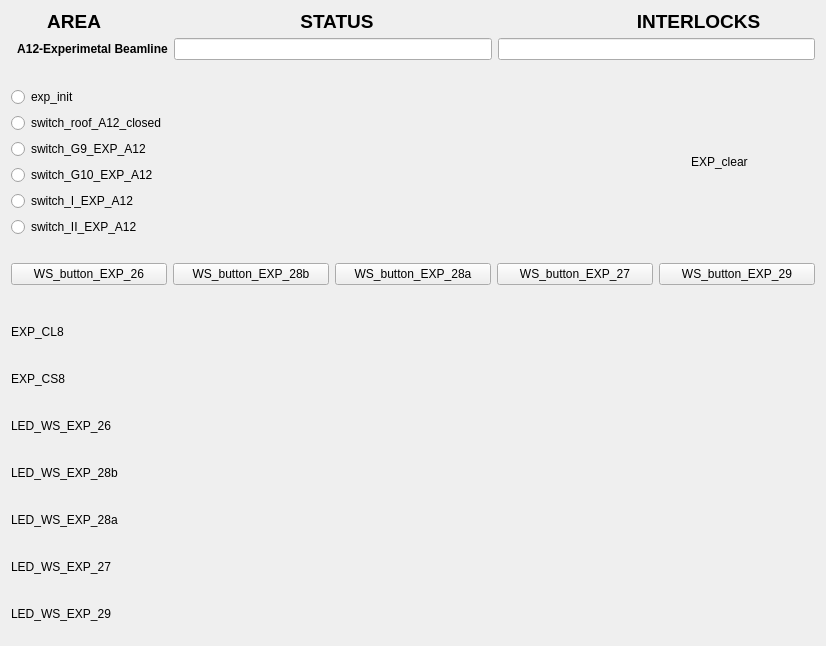
<?xml version="1.0" encoding="UTF-8"?>
<ui version="4.0">
 <class>Form</class>
 <widget class="QWidget" name="Form">
  <property name="geometry">
   <rect>
    <x>0</x>
    <y>0</y>
    <width>826</width>
    <height>646</height>
   </rect>
  </property>
  <property name="windowTitle">
   <string>Form</string>
  </property>
  <layout class="QVBoxLayout" name="verticalLayout_3">
   <item>
    <layout class="QVBoxLayout" name="verticalLayout">
     <item>
      <widget class="QLabel" name="label_4">
       <property name="maximumSize">
        <size>
         <width>16777215</width>
         <height>21</height>
        </size>
       </property>
       <property name="font">
        <font>
         <pointsize>14</pointsize>
         <weight>75</weight>
         <bold>true</bold>
        </font>
       </property>
       <property name="text">
        <string>       AREA                                      STATUS                                                  INTERLOCKS </string>
       </property>
      </widget>
     </item>
     <item>
      <layout class="QFormLayout" name="formLayout_2">
       <property name="fieldGrowthPolicy">
        <enum>QFormLayout::AllNonFixedFieldsGrow</enum>
       </property>
       <item row="0" column="0">
        <widget class="QLabel" name="label">
         <property name="font">
          <font>
           <weight>75</weight>
           <bold>true</bold>
          </font>
         </property>
         <property name="text">
          <string>  A12-Experimetal Beamline</string>
         </property>
        </widget>
       </item>
       <item row="0" column="1">
        <layout class="QHBoxLayout" name="horizontalLayout_3">
         <item>
          <widget class="QELineEdit" name="qelineedit_6">
           <property name="alignment">
            <set>Qt::AlignCenter</set>
           </property>
           <property name="variable" stdset="0">
            <string>VCS:EXP-CLR-STATS</string>
           </property>
          </widget>
         </item>
         <item>
          <widget class="QELineEdit" name="qelineedit_7">
           <property name="alignment">
            <set>Qt::AlignCenter</set>
           </property>
           <property name="variable" stdset="0">
            <string>VCS:EXP-INTLCK-STATS</string>
           </property>
          </widget>
         </item>
        </layout>
       </item>
      </layout>
     </item>
    </layout>
   </item>
   <item>
    <spacer name="verticalSpacer_3">
     <property name="orientation">
      <enum>Qt::Vertical</enum>
     </property>
     <property name="sizeHint" stdset="0">
      <size>
       <width>20</width>
       <height>40</height>
      </size>
     </property>
    </spacer>
   </item>
   <item>
    <layout class="QHBoxLayout" name="horizontalLayout_9">
     <item>
      <layout class="QVBoxLayout" name="verticalLayout_2">
       <item>
        <widget class="QERadioButton" name="qeradiobutton_6">
         <property name="text">
          <string>exp_init</string>
         </property>
         <property name="autoExclusive">
          <bool>false</bool>
         </property>
         <property name="variable" stdset="0">
          <string>VCS:EXP-INIT</string>
         </property>
         <property name="format" stdset="0">
          <enum>QERadioButton::LocalEnumeration</enum>
         </property>
         <property name="pressText">
          <string>0</string>
         </property>
         <property name="releaseText">
          <string>1</string>
         </property>
        </widget>
       </item>
       <item>
        <widget class="QERadioButton" name="qeradiobutton">
         <property name="text">
          <string>switch_roof_A12_closed</string>
         </property>
         <property name="autoExclusive">
          <bool>false</bool>
         </property>
         <property name="variable" stdset="0">
          <string>VCS:SW-RF-A12-CLSD</string>
         </property>
         <property name="format" stdset="0">
          <enum>QERadioButton::LocalEnumeration</enum>
         </property>
         <property name="pressText">
          <string>0</string>
         </property>
         <property name="releaseText">
          <string>1</string>
         </property>
        </widget>
       </item>
       <item>
        <widget class="QERadioButton" name="qeradiobutton_4">
         <property name="text">
          <string>switch_G9_EXP_A12</string>
         </property>
         <property name="autoExclusive">
          <bool>false</bool>
         </property>
         <property name="variable" stdset="0">
          <string>VCS:SW-G9-EXP-A12</string>
         </property>
         <property name="format" stdset="0">
          <enum>QERadioButton::Integer</enum>
         </property>
         <property name="pressText">
          <string>0</string>
         </property>
         <property name="releaseText">
          <string>1</string>
         </property>
        </widget>
       </item>
       <item>
        <widget class="QERadioButton" name="qeradiobutton_5">
         <property name="text">
          <string>switch_G10_EXP_A12</string>
         </property>
         <property name="autoExclusive">
          <bool>false</bool>
         </property>
         <property name="variable" stdset="0">
          <string>VCS:SW-G10-EXP-A12</string>
         </property>
         <property name="format" stdset="0">
          <enum>QERadioButton::Integer</enum>
         </property>
         <property name="pressText">
          <string>0</string>
         </property>
         <property name="releaseText">
          <string>1</string>
         </property>
        </widget>
       </item>
       <item>
        <widget class="QERadioButton" name="qeradiobutton_3">
         <property name="text">
          <string>switch_I_EXP_A12</string>
         </property>
         <property name="autoExclusive">
          <bool>false</bool>
         </property>
         <property name="variable" stdset="0">
          <string>VCS:SW-I-EXP-A12</string>
         </property>
         <property name="format" stdset="0">
          <enum>QERadioButton::Integer</enum>
         </property>
         <property name="pressText">
          <string>0</string>
         </property>
         <property name="releaseText">
          <string>1</string>
         </property>
        </widget>
       </item>
       <item>
        <widget class="QERadioButton" name="qeradiobutton_2">
         <property name="text">
          <string>switch_II_EXP_A12</string>
         </property>
         <property name="autoExclusive">
          <bool>false</bool>
         </property>
         <property name="variable" stdset="0">
          <string>VCS:SW-II-EXP-A12</string>
         </property>
         <property name="format" stdset="0">
          <enum>QERadioButton::Integer</enum>
         </property>
         <property name="pressText">
          <string>0</string>
         </property>
         <property name="releaseText">
          <string>1</string>
         </property>
        </widget>
       </item>
      </layout>
     </item>
     <item>
      <spacer name="horizontalSpacer">
       <property name="orientation">
        <enum>Qt::Horizontal</enum>
       </property>
       <property name="sizeHint" stdset="0">
        <size>
         <width>40</width>
         <height>20</height>
        </size>
       </property>
      </spacer>
     </item>
     <item>
      <layout class="QHBoxLayout" name="horizontalLayout_8">
       <item>
        <widget class="QLabel" name="label_9">
         <property name="maximumSize">
          <size>
           <width>16777215</width>
           <height>20</height>
          </size>
         </property>
         <property name="text">
          <string>EXP_clear</string>
         </property>
        </widget>
       </item>
       <item>
        <widget class="QEBitStatus" name="qebitstatus_3">
         <property name="minimumSize">
          <size>
           <width>61</width>
           <height>41</height>
          </size>
         </property>
         <property name="maximumSize">
          <size>
           <width>61</width>
           <height>41</height>
          </size>
         </property>
         <property name="numberOfBits">
          <number>1</number>
         </property>
         <property name="shape">
          <enum>QBitStatus::Circle</enum>
         </property>
         <property name="offColour">
          <color>
           <red>0</red>
           <green>77</green>
           <blue>0</blue>
          </color>
         </property>
         <property name="variable" stdset="0">
          <string>VCS:EXP-CLR</string>
         </property>
        </widget>
       </item>
      </layout>
     </item>
    </layout>
   </item>
   <item>
    <spacer name="verticalSpacer">
     <property name="orientation">
      <enum>Qt::Vertical</enum>
     </property>
     <property name="sizeHint" stdset="0">
      <size>
       <width>20</width>
       <height>40</height>
      </size>
     </property>
    </spacer>
   </item>
   <item>
    <layout class="QHBoxLayout" name="horizontalLayout_10">
     <item>
      <widget class="QEPushButton" name="qepushbutton">
       <property name="text">
        <string>WS_button_EXP_26</string>
       </property>
       <property name="variable" stdset="0">
        <string>VCS:WS-BUT-EXP-26</string>
       </property>
       <property name="writeOnPress">
        <bool>true</bool>
       </property>
       <property name="writeOnRelease">
        <bool>true</bool>
       </property>
       <property name="writeOnClick">
        <bool>false</bool>
       </property>
       <property name="pressText">
        <string>0</string>
       </property>
       <property name="releaseText">
        <string>1</string>
       </property>
      </widget>
     </item>
     <item>
      <widget class="QEPushButton" name="qepushbutton_3">
       <property name="text">
        <string>WS_button_EXP_28b</string>
       </property>
       <property name="variable" stdset="0">
        <string>VCS:WS-BUT-EXP-28b</string>
       </property>
       <property name="writeOnPress">
        <bool>true</bool>
       </property>
       <property name="writeOnRelease">
        <bool>true</bool>
       </property>
       <property name="writeOnClick">
        <bool>false</bool>
       </property>
       <property name="pressText">
        <string>0</string>
       </property>
       <property name="releaseText">
        <string>1</string>
       </property>
      </widget>
     </item>
     <item>
      <widget class="QEPushButton" name="qepushbutton_4">
       <property name="text">
        <string>WS_button_EXP_28a</string>
       </property>
       <property name="variable" stdset="0">
        <string>VCS:WS-BUT-EXP-28a</string>
       </property>
       <property name="writeOnPress">
        <bool>true</bool>
       </property>
       <property name="writeOnRelease">
        <bool>true</bool>
       </property>
       <property name="writeOnClick">
        <bool>false</bool>
       </property>
       <property name="pressText">
        <string>0</string>
       </property>
       <property name="releaseText">
        <string>1</string>
       </property>
      </widget>
     </item>
     <item>
      <widget class="QEPushButton" name="qepushbutton_5">
       <property name="text">
        <string>WS_button_EXP_27</string>
       </property>
       <property name="variable" stdset="0">
        <string>VCS:WS-BUT-EXP-27</string>
       </property>
       <property name="writeOnPress">
        <bool>true</bool>
       </property>
       <property name="writeOnRelease">
        <bool>true</bool>
       </property>
       <property name="writeOnClick">
        <bool>false</bool>
       </property>
       <property name="pressText">
        <string>0</string>
       </property>
       <property name="releaseText">
        <string>1</string>
       </property>
      </widget>
     </item>
     <item>
      <widget class="QEPushButton" name="qepushbutton_2">
       <property name="text">
        <string>WS_button_EXP_29</string>
       </property>
       <property name="variable" stdset="0">
        <string>VCS:WS-BUT-EXP-29</string>
       </property>
       <property name="writeOnPress">
        <bool>true</bool>
       </property>
       <property name="writeOnRelease">
        <bool>true</bool>
       </property>
       <property name="writeOnClick">
        <bool>false</bool>
       </property>
       <property name="pressText">
        <string>0</string>
       </property>
       <property name="releaseText">
        <string>1</string>
       </property>
      </widget>
     </item>
    </layout>
   </item>
   <item>
    <spacer name="verticalSpacer_2">
     <property name="orientation">
      <enum>Qt::Vertical</enum>
     </property>
     <property name="sizeHint" stdset="0">
      <size>
       <width>20</width>
       <height>40</height>
      </size>
     </property>
    </spacer>
   </item>
   <item>
    <layout class="QHBoxLayout" name="horizontalLayout_4">
     <item>
      <widget class="QLabel" name="label_5">
       <property name="maximumSize">
        <size>
         <width>16777215</width>
         <height>20</height>
        </size>
       </property>
       <property name="text">
        <string>EXP_CL8</string>
       </property>
      </widget>
     </item>
     <item>
      <widget class="QEBitStatus" name="qebitstatus">
       <property name="minimumSize">
        <size>
         <width>61</width>
         <height>41</height>
        </size>
       </property>
       <property name="maximumSize">
        <size>
         <width>61</width>
         <height>41</height>
        </size>
       </property>
       <property name="numberOfBits">
        <number>1</number>
       </property>
       <property name="shape">
        <enum>QBitStatus::Circle</enum>
       </property>
       <property name="offColour">
        <color>
         <red>0</red>
         <green>66</green>
         <blue>0</blue>
        </color>
       </property>
       <property name="variable" stdset="0">
        <string>VCS:CL8-EXP</string>
       </property>
       <property name="displayAlarmStateOption" stdset="0">
        <enum>QEBitStatus::Never</enum>
       </property>
      </widget>
     </item>
    </layout>
   </item>
   <item>
    <layout class="QHBoxLayout" name="horizontalLayout_5">
     <item>
      <widget class="QLabel" name="label_6">
       <property name="maximumSize">
        <size>
         <width>16777215</width>
         <height>20</height>
        </size>
       </property>
       <property name="text">
        <string>EXP_CS8</string>
       </property>
      </widget>
     </item>
     <item>
      <widget class="QEBitStatus" name="qebitstatus_2">
       <property name="minimumSize">
        <size>
         <width>61</width>
         <height>41</height>
        </size>
       </property>
       <property name="maximumSize">
        <size>
         <width>61</width>
         <height>41</height>
        </size>
       </property>
       <property name="numberOfBits">
        <number>1</number>
       </property>
       <property name="shape">
        <enum>QBitStatus::Circle</enum>
       </property>
       <property name="offColour">
        <color>
         <red>0</red>
         <green>71</green>
         <blue>0</blue>
        </color>
       </property>
       <property name="variable" stdset="0">
        <string>VCS:CS8-EXP</string>
       </property>
      </widget>
     </item>
    </layout>
   </item>
   <item>
    <layout class="QHBoxLayout" name="horizontalLayout_6">
     <item>
      <widget class="QLabel" name="label_7">
       <property name="maximumSize">
        <size>
         <width>16777215</width>
         <height>20</height>
        </size>
       </property>
       <property name="text">
        <string>LED_WS_EXP_26</string>
       </property>
      </widget>
     </item>
     <item>
      <widget class="QEBitStatus" name="qebitstatus_4">
       <property name="minimumSize">
        <size>
         <width>61</width>
         <height>41</height>
        </size>
       </property>
       <property name="maximumSize">
        <size>
         <width>61</width>
         <height>41</height>
        </size>
       </property>
       <property name="numberOfBits">
        <number>1</number>
       </property>
       <property name="shape">
        <enum>QBitStatus::Circle</enum>
       </property>
       <property name="offColour">
        <color>
         <red>0</red>
         <green>70</green>
         <blue>0</blue>
        </color>
       </property>
       <property name="variable" stdset="0">
        <string>VCS:LED-WS-EXP-26</string>
       </property>
       <property name="variableSubstitutions" stdset="0">
        <string/>
       </property>
      </widget>
     </item>
    </layout>
   </item>
   <item>
    <layout class="QHBoxLayout" name="horizontalLayout_12">
     <item>
      <widget class="QLabel" name="label_11">
       <property name="maximumSize">
        <size>
         <width>16777215</width>
         <height>20</height>
        </size>
       </property>
       <property name="text">
        <string>LED_WS_EXP_28b</string>
       </property>
      </widget>
     </item>
     <item>
      <widget class="QEBitStatus" name="qebitstatus_7">
       <property name="minimumSize">
        <size>
         <width>61</width>
         <height>41</height>
        </size>
       </property>
       <property name="maximumSize">
        <size>
         <width>61</width>
         <height>41</height>
        </size>
       </property>
       <property name="numberOfBits">
        <number>1</number>
       </property>
       <property name="shape">
        <enum>QBitStatus::Circle</enum>
       </property>
       <property name="offColour">
        <color>
         <red>0</red>
         <green>76</green>
         <blue>0</blue>
        </color>
       </property>
       <property name="variable" stdset="0">
        <string>VCS:LED-WS-EXP-28b</string>
       </property>
      </widget>
     </item>
    </layout>
   </item>
   <item>
    <layout class="QHBoxLayout" name="horizontalLayout_11">
     <item>
      <widget class="QLabel" name="label_10">
       <property name="maximumSize">
        <size>
         <width>16777215</width>
         <height>20</height>
        </size>
       </property>
       <property name="text">
        <string>LED_WS_EXP_28a</string>
       </property>
      </widget>
     </item>
     <item>
      <widget class="QEBitStatus" name="qebitstatus_6">
       <property name="minimumSize">
        <size>
         <width>61</width>
         <height>41</height>
        </size>
       </property>
       <property name="maximumSize">
        <size>
         <width>61</width>
         <height>41</height>
        </size>
       </property>
       <property name="numberOfBits">
        <number>1</number>
       </property>
       <property name="shape">
        <enum>QBitStatus::Circle</enum>
       </property>
       <property name="offColour">
        <color>
         <red>0</red>
         <green>76</green>
         <blue>0</blue>
        </color>
       </property>
       <property name="variable" stdset="0">
        <string>VCS:LED-WS-EXP-28a</string>
       </property>
      </widget>
     </item>
    </layout>
   </item>
   <item>
    <layout class="QHBoxLayout" name="horizontalLayout_7">
     <item>
      <widget class="QLabel" name="label_8">
       <property name="maximumSize">
        <size>
         <width>16777215</width>
         <height>20</height>
        </size>
       </property>
       <property name="text">
        <string>LED_WS_EXP_27</string>
       </property>
      </widget>
     </item>
     <item>
      <widget class="QEBitStatus" name="qebitstatus_5">
       <property name="minimumSize">
        <size>
         <width>61</width>
         <height>41</height>
        </size>
       </property>
       <property name="maximumSize">
        <size>
         <width>61</width>
         <height>41</height>
        </size>
       </property>
       <property name="numberOfBits">
        <number>1</number>
       </property>
       <property name="shape">
        <enum>QBitStatus::Circle</enum>
       </property>
       <property name="offColour">
        <color>
         <red>0</red>
         <green>76</green>
         <blue>0</blue>
        </color>
       </property>
       <property name="variable" stdset="0">
        <string>VCS:LED-WS-EXP-27</string>
       </property>
      </widget>
     </item>
    </layout>
   </item>
   <item>
    <layout class="QHBoxLayout" name="horizontalLayout_13">
     <item>
      <widget class="QLabel" name="label_12">
       <property name="maximumSize">
        <size>
         <width>16777215</width>
         <height>20</height>
        </size>
       </property>
       <property name="text">
        <string>LED_WS_EXP_29</string>
       </property>
      </widget>
     </item>
     <item>
      <widget class="QEBitStatus" name="qebitstatus_8">
       <property name="minimumSize">
        <size>
         <width>61</width>
         <height>41</height>
        </size>
       </property>
       <property name="maximumSize">
        <size>
         <width>61</width>
         <height>41</height>
        </size>
       </property>
       <property name="numberOfBits">
        <number>1</number>
       </property>
       <property name="shape">
        <enum>QBitStatus::Circle</enum>
       </property>
       <property name="offColour">
        <color>
         <red>0</red>
         <green>76</green>
         <blue>0</blue>
        </color>
       </property>
       <property name="variable" stdset="0">
        <string>VCS:LED-WS-EXP-29</string>
       </property>
      </widget>
     </item>
    </layout>
   </item>
  </layout>
 </widget>
 <customwidgets>
  <customwidget>
   <class>QEBitStatus</class>
   <extends>QBitStatus</extends>
   <header>QEBitStatus.h</header>
  </customwidget>
  <customwidget>
   <class>QELineEdit</class>
   <extends>QLineEdit</extends>
   <header>QELineEdit.h</header>
  </customwidget>
  <customwidget>
   <class>QEPushButton</class>
   <extends>QPushButton</extends>
   <header>QEPushButton.h</header>
  </customwidget>
  <customwidget>
   <class>QERadioButton</class>
   <extends>QRadioButton</extends>
   <header>QERadioButton.h</header>
  </customwidget>
  <customwidget>
   <class>QBitStatus</class>
   <extends>QWidget</extends>
   <header>QBitStatus.h</header>
  </customwidget>
 </customwidgets>
 <resources/>
 <connections/>
</ui>
